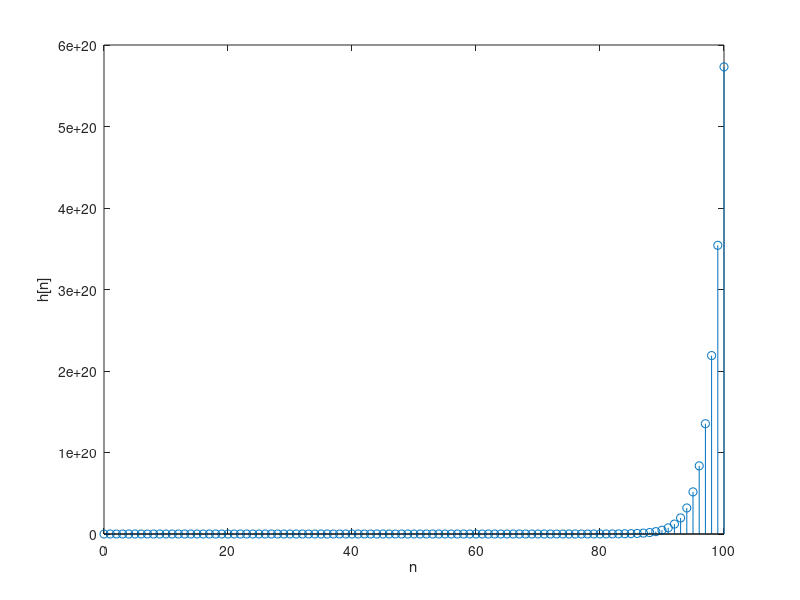
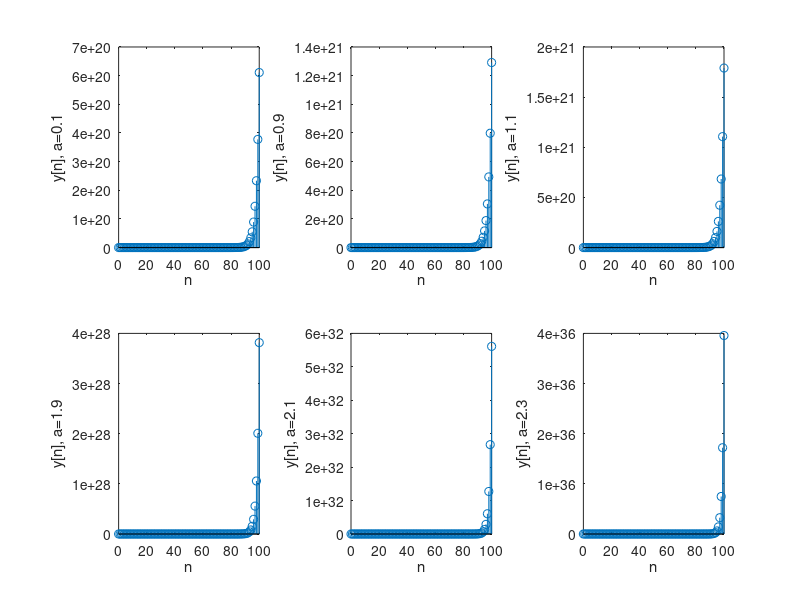

Write the MATLAB code that produced these figures, in order.
% ch02/basic_problem_31.m

h = filter(1, [1 -1 -1], (0 : 100) == 0);
figure();
stem((0 : 100), h); xlabel('n'); ylabel('h[n]');

figure();
plot_index = 1;
for a = [0.1 0.9 1.1 1.9 2.1 2.3]
  y = filter(1, [1 -1 -1], a .^ (0 : 100));
  subplot(2, 3, plot_index++);
  stem((0 : 100), y); xlabel('n'); ylabel(['y[n], a=' num2str(a)]);
end
